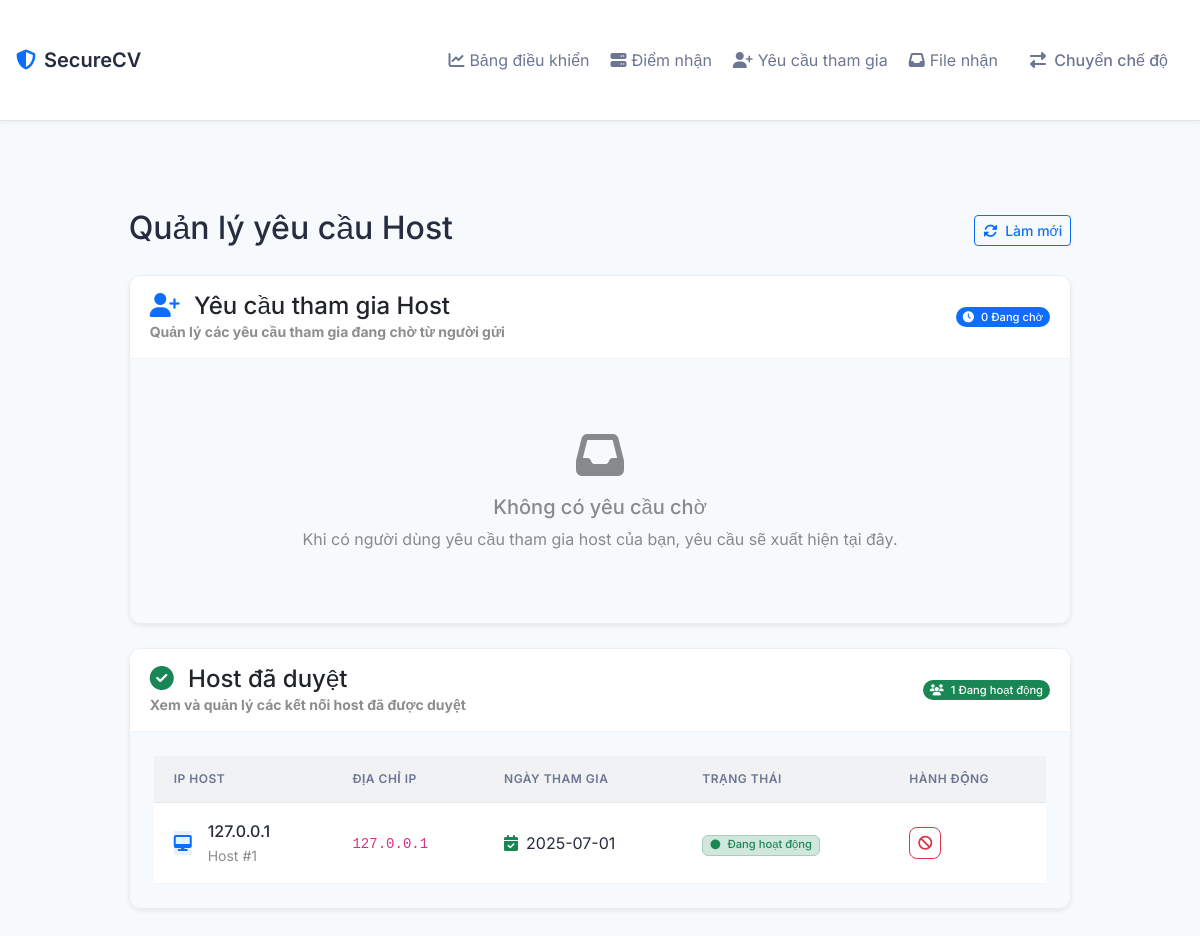
Page /receiver_host/approval on the earlier database version.
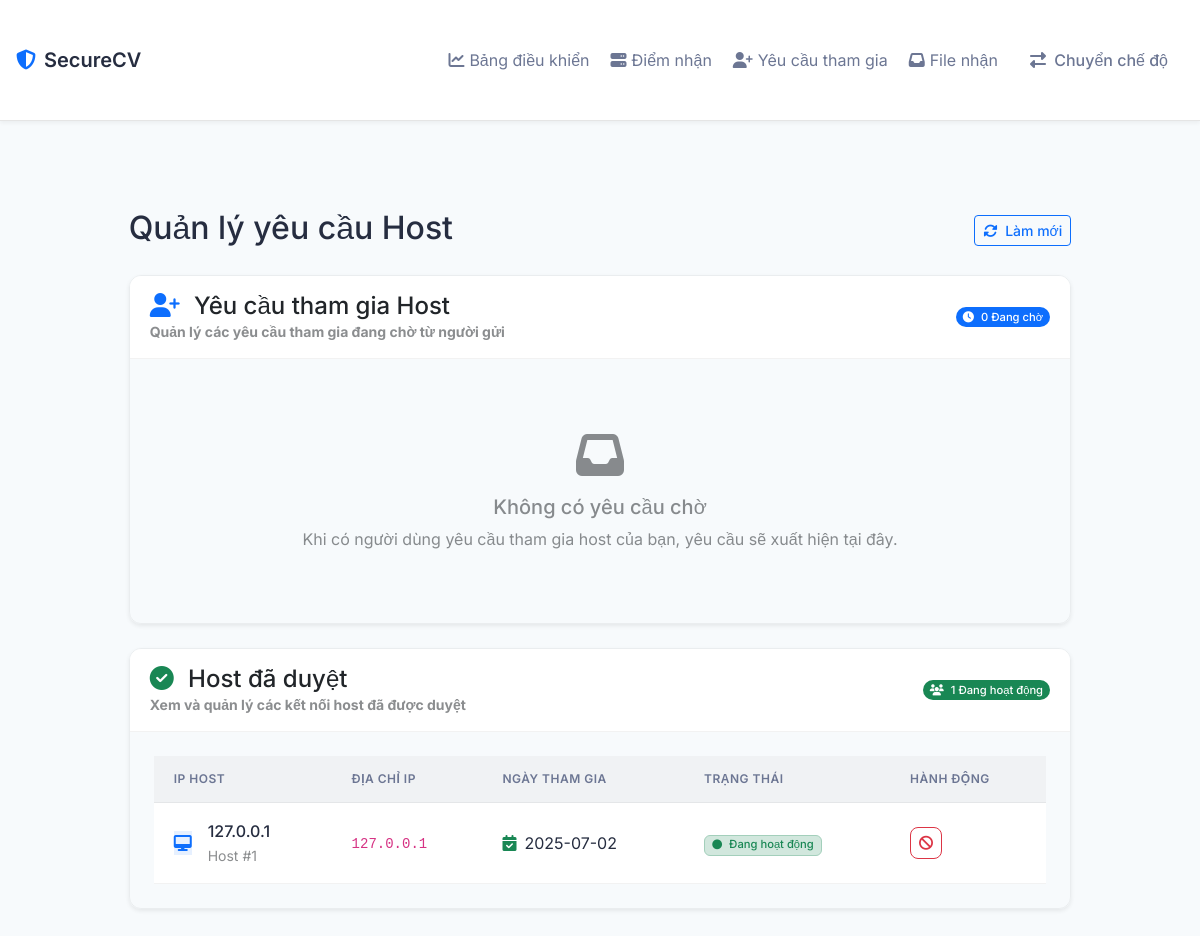
Same page on the later database version.
### models.py (models this page shows)
class HostJoinRequest(db.Model):
    id = db.Column(db.Integer, primary_key=True)
    host_id = db.Column(db.Integer, db.ForeignKey('host.id'), nullable=False)
    host_name = db.Column(db.String(100), nullable=False)
    sender_ip = db.Column(db.String(45), nullable=False)
    host_owner_ip = db.Column(db.String(45), nullable=False)
    message = db.Column(db.String(255))
    response_message = db.Column(db.String(255))
    status = db.Column(db.String(20), default='pending')
    created_at = db.Column(db.DateTime, nullable=False, default=datetime.utcnow)
    approved_at = db.Column(db.DateTime)
    rejected_at = db.Column(db.DateTime)
    revoked_at = db.Column(db.DateTime)
    host = db.relationship('Host', backref=db.backref('join_requests', lazy=True))

### routes.py (the view)
@app.route('/receiver_host/approval')
def receiver_host_approval():
    client_ip = get_client_ip()
    pending_requests = HostJoinRequest.query.filter_by(
        host_owner_ip=client_ip,
        status='pending'
    ).order_by(HostJoinRequest.created_at.desc()).all()
    approved_hosts = HostJoinRequest.query.filter_by(
        host_owner_ip=client_ip,
        status='approved'
    ).order_by(HostJoinRequest.approved_at.desc()).all()
    now = datetime.now()
    return render_template('host_approval.html',
                         pending_requests=pending_requests,
                         approved_hosts=approved_hosts,
                         now=now)

### routes.py (called while the page is built)
def get_client_ip():
    ip = None
    if request.headers.get('X-Forwarded-For'):
        ip = request.headers.get('X-Forwarded-For').split(',')[0].strip()
    elif request.headers.get('X-Real-IP'):
        ip = request.headers.get('X-Real-IP')
    else:
        ip = request.remote_addr
    try:
        return ipaddress.ip_address(ip).exploded
    except ValueError:
        return None

### templates/host_approval.html (shortened to what the changed rows need)
{% extends "base.html" %}
{% block content %}
<div class="container">
    <div class="row justify-content-center">
        <div class="col-lg-10">
            <div class="page-header mb-4">
                <div class="d-flex justify-content-between align-items-center">
                    <div>
                        <h2 class="mb-1">Quản lý yêu cầu Host</h2>
                    </div>
                </div>
            </div>
            <div class="card shadow-sm">
                <div class="card-body pending-requests">
                    {% if approved_hosts %}
                    <div class="table-responsive">
                        <table class="table table-hover align-middle">
                            <thead class="table-light">
                                <tr>
                                    <th>IP Host</th>
                                    <th>Địa chỉ IP</th>
                                    <th>Ngày tham gia</th>
                                    <th>Trạng thái</th>
                                    <th>Hành động</th>
                                </tr>
                            </thead>
                            <tbody>
                                {% for host in approved_hosts %}
                                <tr>
                                    <td>
                                        <div class="d-flex align-items-center">
                                            <div class="me-3">
                                                <div class="avatar-circle bg-primary bg-opacity-10 text-primary">
                                                    <i class="fas fa-desktop"></i>
                                                </div>
                                            </div>
                                            <div>
                                                <div class="fw-medium">{{ host.host_owner_ip }}</div>
                                                <small class="text-muted">Host #{{ host.id }}</small>
                                            </div>
                                        </div>
                                    </td>
                                    <td><code>{{ host.sender_ip }}</code></td>
                                    <td>
                                        <div class="d-flex align-items-center">
                                            <i class="fas fa-calendar-check me-2 text-success"></i>
                                            {{ host.approved_at.strftime('%Y-%m-%d') }}
                                        </div>
                                    </td>
                                    <td>
                                        <span class="badge bg-success-subtle text-success border border-success-subtle">
                                            <i class="fas fa-circle me-1 small"></i>
                                            Đang hoạt động
                                        </span>
                                    </td>
                                    <td>
                                        <form action="{{ url_for('revoke_host_access', host_id=host.id) }}" method="POST" class="d-inline">
                                            <button type="submit" class="btn btn-outline-danger btn-sm"
                                                    onclick="return confirm('Bạn có chắc muốn thu hồi quyền truy cập của host này?')">
                                                <i class="fas fa-ban"></i>
                                            </button>
                                        </form>
                                    </td>
                                </tr>
                                {% endfor %}
                            </tbody>
                        </table>
                    </div>
                    {% endif %}
                </div>
            </div>
        </div>
    </div>
</div>
{% endblock %}

Differences in the rows shown:
changed HostJoinRequest id 1: approved_at "2025-07-01" → "2025-07-02"
